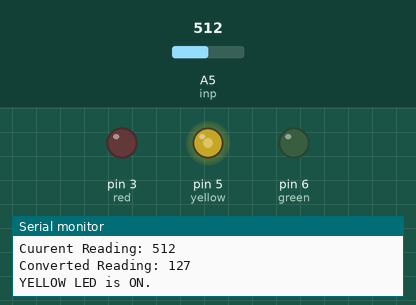
Recording of a sketch running on a simulated Arduino Uno, built with avr-gcc and run on an emulated ATmega328P. Shown: output pins drawn as LEDs (lit = HIGH), the last lines printed to the serial monitor. The inputs (shaded band) are chosen by the test bench; at power-on: A5 (inp) = 512.

Above: at 1.8 s.
1.9 s: A5 (inp) set to 671
At 2.8 s:
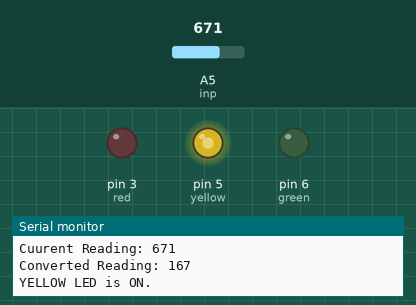
3.5 s: A5 (inp) set to 696
At 4.4 s:
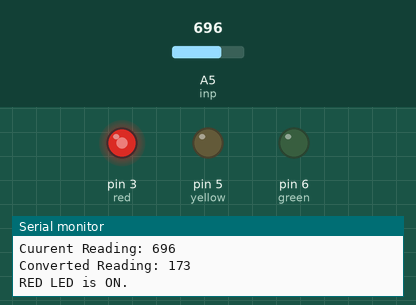
5.5 s: A5 (inp) set to 330
At 7.2 s:
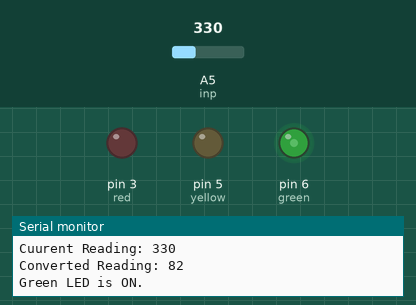
7.5 s: A5 (inp) set to 122
At 8.8 s:
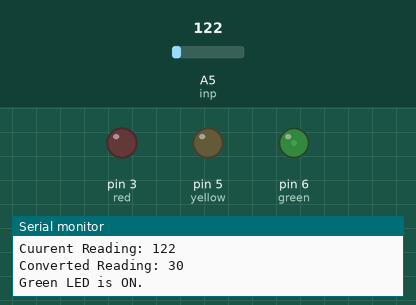
9.5 s: A5 (inp) set to 0
11.5 s: A5 (inp) set to 332
At 13.2 s:
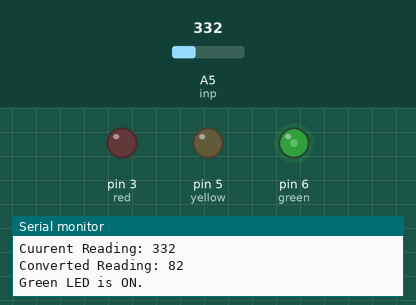
13.5 s: A5 (inp) set to 356
At 14.8 s:
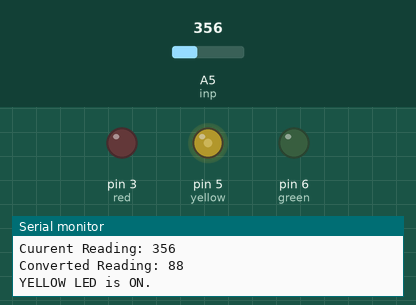
Timing chart, 0 to 16.5 s (numbered marks = the images above; inputs shaded):
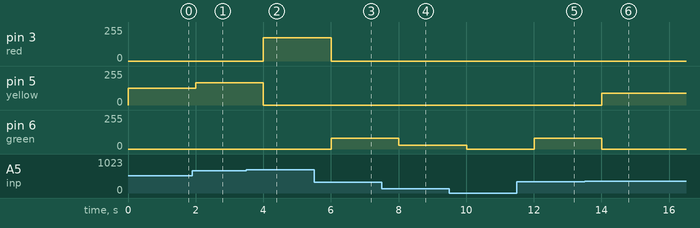

Measured:
- the behaviour switches between 680 and 681 on A5 (inp) (found by bisection; images 1 and 2)
- the behaviour switches between 340 and 341 on A5 (inp) (found by bisection; images 5 and 6)
- after the input at 1.9 s, pin 5 (yellow): 127/255 → 167/255 after 0.10 s
- after the input at 3.5 s, pin 3 (red): 0/255 → 173/255 after 0.50 s; pin 5 (yellow): 167/255 → 0/255 after 0.50 s
- after the input at 5.5 s, pin 3 (red): 173/255 → 0/255 after 0.51 s; pin 6 (green): 0/255 → 82/255 after 0.51 s
- after the input at 7.5 s, pin 6 (green): 82/255 → 30/255 after 0.51 s
- after the input at 9.5 s, pin 6 (green): 30/255 → 0/255 after 0.51 s
- after the input at 11.5 s, pin 6 (green): 0/255 → 82/255 after 0.51 s
- after the input at 13.5 s, pin 5 (yellow): 0/255 → 88/255 after 0.51 s; pin 6 (green): 82/255 → 0/255 after 0.51 s

The sketch:

day_5_task_11.ino
```cpp
// C++ code
//
int green = 6;
int red = 3;
int yellow = 5;
int inp = A5;


void setup()
{
  pinMode(red, OUTPUT);
  pinMode(yellow, OUTPUT);
  pinMode(green, OUTPUT);
  pinMode(inp, INPUT);
  Serial.begin(9600);
}

void loop()
{
  int read = analogRead(inp);
  int converted = map(read, 0, 1023, 0, 255);

  Serial.print("Cuurent Reading: ");
  Serial.println(read);

  Serial.print("Converted Reading: ");
  Serial.println(converted);

  if (read <= 340 && read >= 0){
    analogWrite(green, converted);
    analogWrite(red, 0);
    analogWrite(yellow, 0);
    Serial.println("Green LED is ON.");

  } else if (read>340 && read <= 680){
    analogWrite(yellow, converted);
    analogWrite(red, 0);
    analogWrite(green, 0);
    Serial.println("YELLOW LED is ON.");
  } else {
    analogWrite(red, converted);
    analogWrite(green, 0);
    analogWrite(yellow, 0);
    Serial.println("RED LED is ON.");
  }
  delay(1000);


}
```
